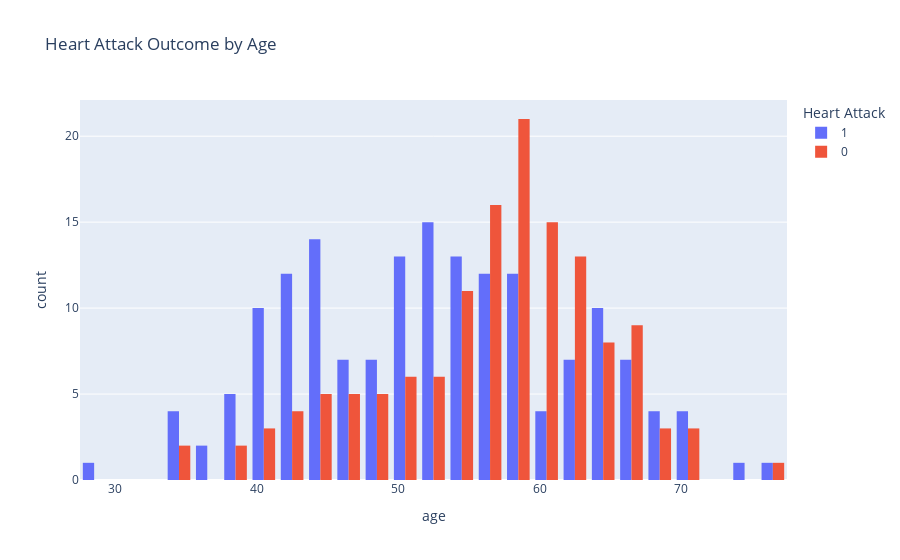

Notebook code for this chart:
### Markdown cell above
### Plot6. Bar Plot - Heart Attack Outcome by Age

### Code cell
fig6 = px.histogram(df, x="age", color="output", title="Heart Attack Outcome by Age", barmode="group", labels={"output": "Heart Attack"})
fig6.show()

### Figure 1 — Plotly figure (JSON) as saved in the notebook; plotly's stock layout.template omitted (floating-point values rounded to 4 significant figures; data arrays with more than 128 entries replaced by an {"elided": "..."} marker saying what was removed)
{"data": [{"alignmentgroup": "True", "bingroup": "x", "hovertemplate": "Heart Attack=1<br>age=%{x}<br>count=%{y}<extra></extra>", "legendgroup": "1", "marker": {"color": "#636efa", "pattern": {"shape": ""}}, "name": "1", "offsetgroup": "1", "orientation": "v", "showlegend": true, "type": "histogram", "x": {"elided": "165 int values"}, "xaxis": "x", "yaxis": "y"}, {"alignmentgroup": "True", "bingroup": "x", "hovertemplate": "Heart Attack=0<br>age=%{x}<br>count=%{y}<extra></extra>", "legendgroup": "0", "marker": {"color": "#EF553B", "pattern": {"shape": ""}}, "name": "0", "offsetgroup": "0", "orientation": "v", "showlegend": true, "type": "histogram", "x": {"elided": "138 int values"}, "xaxis": "x", "yaxis": "y"}], "layout": {"barmode": "group", "legend": {"title": {"text": "Heart Attack"}, "tracegroupgap": 0}, "title": {"text": "Heart Attack Outcome by Age"}, "xaxis": {"anchor": "y", "domain": [0, 1], "title": {"text": "age"}}, "yaxis": {"anchor": "x", "domain": [0, 1], "title": {"text": "count"}}}}
